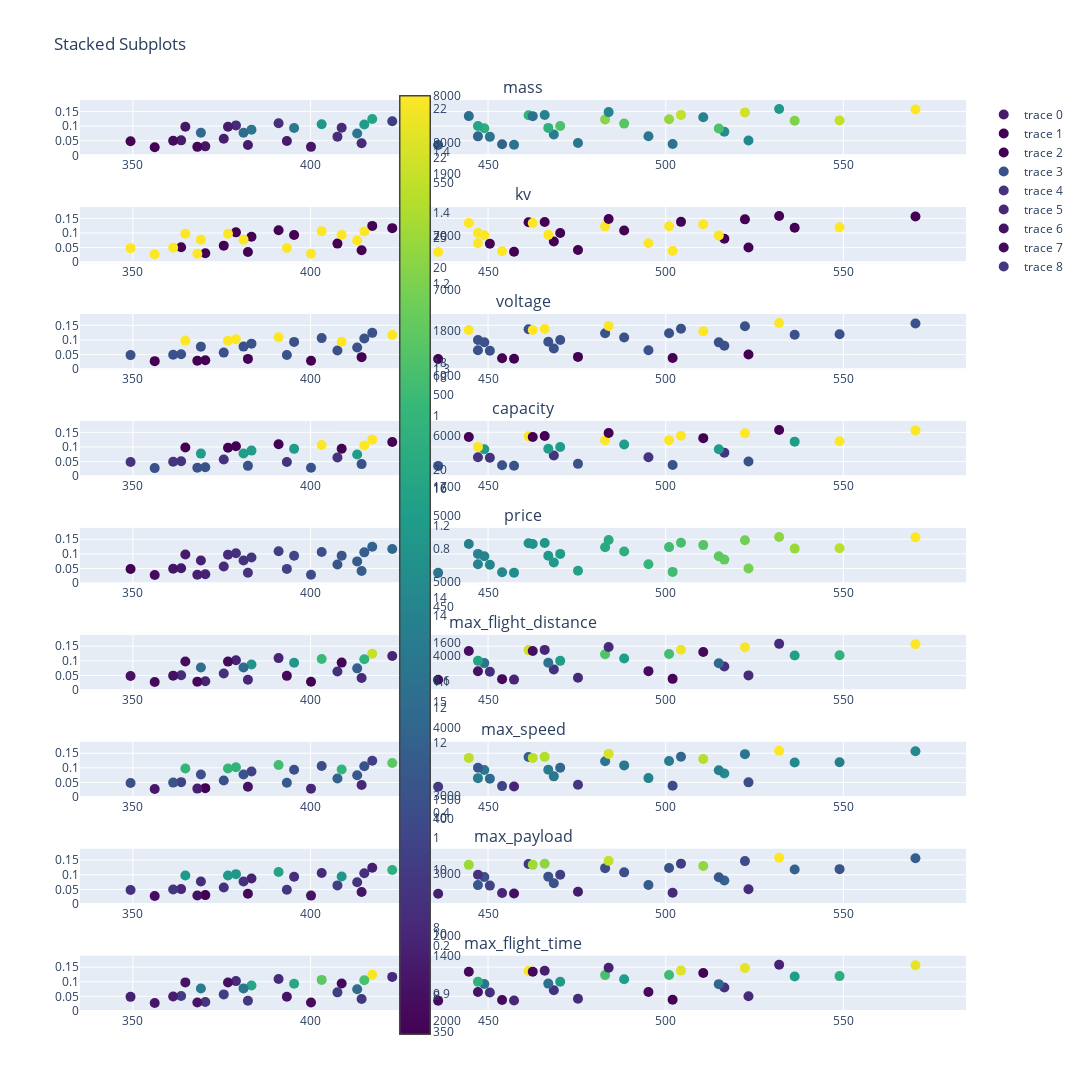

Source (notebook cell):
### Code cell
uav_td.plot_all_attributes('price', 'MAU')
